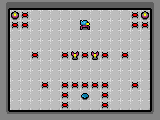

A level layout from a 2D game, rendered from its tile map. Below: a short description, then the map file with tile-grid data replaced by summaries:
An orthogonal 16x12 tile map with 10x10 px tiles, 3 tile layers (background, walls, entities).

<map version="1.0" orientation="orthogonal" renderorder="right-down" width="16" height="12" tilewidth="10" tileheight="10" nextobjectid="3">
 <tileset firstgid="1" name="7dlibgdxTileSet" tilewidth="10" tileheight="10" tilecount="625" columns="25">
  <image source="spritesheet.png" width="256" height="256" />
  <tile id="0">
   <properties>
    <property name="player" type="bool" value="true" />
   </properties>
  </tile>
  <tile id="55">
   <properties>
    <property name="teleport" type="bool" value="true" />
   </properties>
  </tile>
  <tile id="80">
   <properties>
    <property name="playerTeleport" type="bool" value="true" />
   </properties>
  </tile>
  <tile id="100">
   <properties>
    <property name="collectable" type="bool" value="true" />
   </properties>
  </tile>
  <tile id="125">
   <properties>
    <property name="repairStation" type="bool" value="true" />
   </properties>
  </tile>
  <tile id="150">
   <properties>
    <property name="trap" type="bool" value="true" />
   </properties>
  </tile>
  <tile id="155">
   <properties>
    <property name="horizontal" type="bool" value="true" />
    <property name="movingTrap" type="bool" value="true" />
   </properties>
  </tile>
  <tile id="176">
   <properties>
    <property name="block" type="bool" value="true" />
   </properties>
  </tile>
  <tile id="177">
   <properties>
    <property name="block" type="bool" value="true" />
   </properties>
  </tile>
  <tile id="178">
   <properties>
    <property name="block" type="bool" value="true" />
   </properties>
  </tile>
  <tile id="179">
   <properties>
    <property name="block" type="bool" value="true" />
   </properties>
  </tile>
  <tile id="180">
   <properties>
    <property name="block" type="bool" value="true" />
   </properties>
  </tile>
  <tile id="181">
   <properties>
    <property name="block" type="bool" value="true" />
   </properties>
  </tile>
  <tile id="182">
   <properties>
    <property name="block" type="bool" value="true" />
   </properties>
  </tile>
  <tile id="183">
   <properties>
    <property name="block" type="bool" value="true" />
   </properties>
  </tile>
  <tile id="184">
   <properties>
    <property name="block" type="bool" value="true" />
   </properties>
  </tile>
 </tileset>
 <layer name="background" width="16" height="12">
  <data>[192 cells, 140 non-empty, 1 distinct tile ids]</data>
 </layer>
 <layer name="walls" width="16" height="12">
  <data>[192 cells, 52 non-empty, 8 distinct tile ids]</data>
 </layer>
 <layer name="entities" width="16" height="12">
  <data>[192 cells, 28 non-empty, 6 distinct tile ids]</data>
 </layer>
</map>